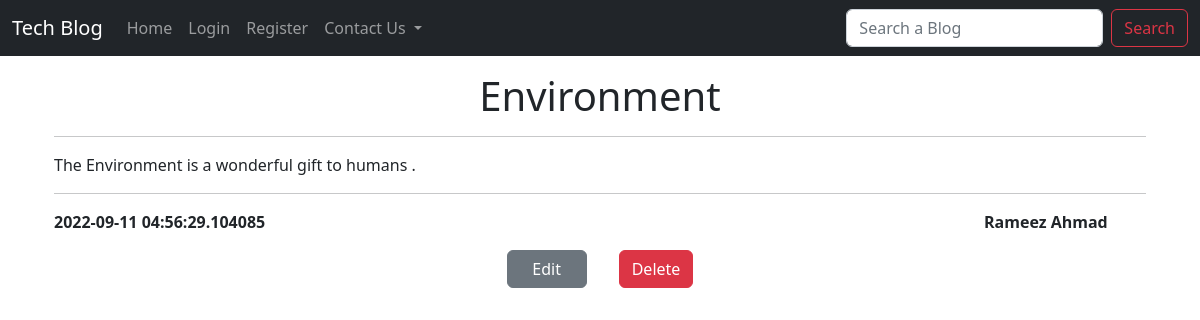
Page /blog_detail/2 on the committed database.
### app.py (models this page shows, shortened)
class Blog(db.Model):
    blog_id=db.Column(db.Integer,primary_key=True)
    Title=db.Column(db.String(80),nullable=False)
    Content=db.Column(db.Text(),nullable=False)
    Author=db.Column(db.String(50),nullable=False)
    pub_date=db.Column(db.DateTime(),nullable=False,default=datetime.utcnow)

### app.py (the view)
@app.route("/blog_detail/<int:id>",methods=["GET","POST"])
def blog_details(id):
    item=Blog.query.get(id)
    return render_template('blog_detail.html',blog=item)

### Templates/blog_detail.html (shortened to what this page needs)
{% extends 'main.html' %}
{% block body %}
<div class="container">
    <h1 class="text-center my-3">{{blog.Title}}</h1>
    <hr>
    <div class="col-md-6">
        {{blog.Content}}
    </div>
    <hr>
    <div class="row justify-content-between">
        <div class="col-3">
            <strong>{{blog.pub_date}}</strong>
        </div>
        <div class="col-2">
            <strong>{{blog.Author}}</strong>
        </div>
    </div>
    <div class="d-flex justify-content-center">
        <li class="nav-item btn btn-secondary mx-3 my-3" style="width: 80px;">
            <a class="nav-link" href="/edit/{{blog.blog_id}}">Edit</a>
        </li>
        <li class="nav-item btn btn-danger mx-3 my-3">
            <a class="nav-link" href="/delete/{{blog.blog_id}}">Delete</a>
        </li>
    </div>
</div>
{% endblock body %}

### rows in the picture
Blog: Title "Environment", Content "The Environment is a wonderful gift to humans .", pub_date "2022-09-11 04:56:29.104085", Author "Rameez Ahmad"
